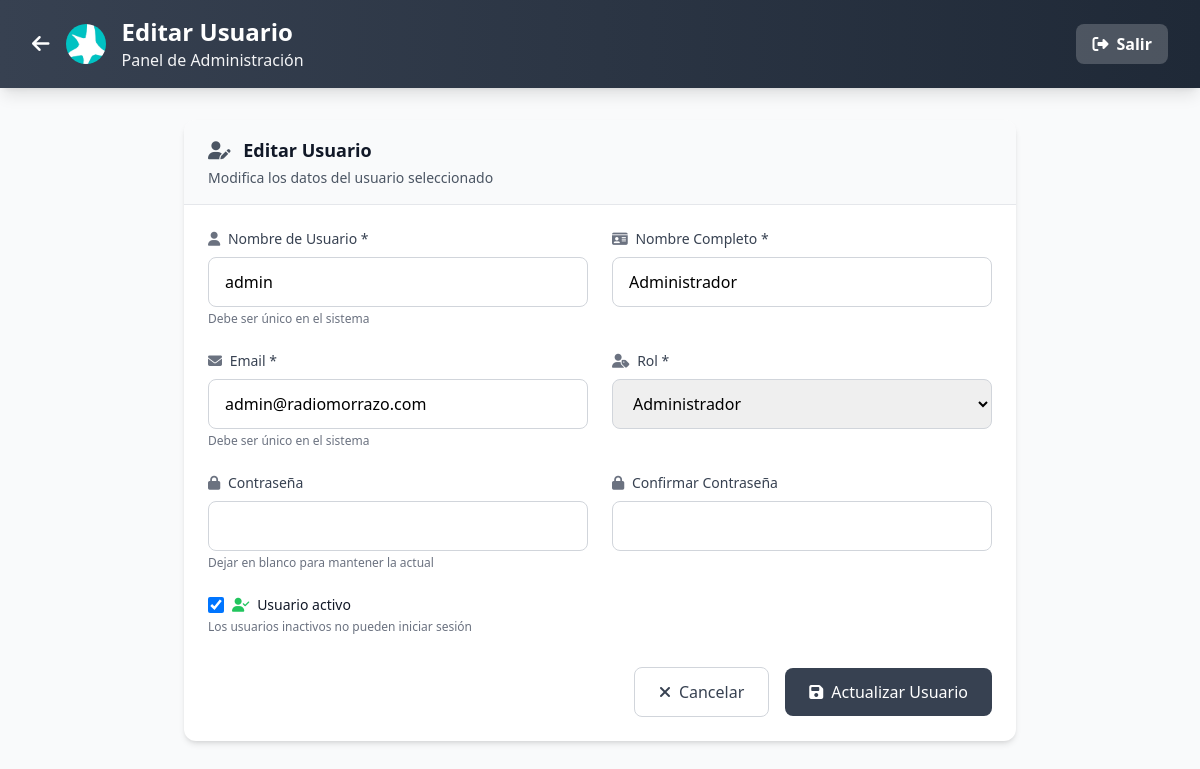
/admin/usuario_form_new.php?id=1 (signed in), run on the app's committed database.
### tables this page shows
CREATE TABLE `usuarios` (
  `id` int(11) NOT NULL,
  `username` varchar(50) NOT NULL,
  `password` varchar(255) NOT NULL,
  `nombre` varchar(100) NOT NULL,
  `email` varchar(100) NOT NULL,
  `rol` enum('admin','editor') NOT NULL DEFAULT 'editor',
  `activo` tinyint(1) NOT NULL DEFAULT 1,
  `fecha_creacion` datetime NOT NULL DEFAULT current_timestamp(),
  `ultima_actualizacion` datetime DEFAULT NULL ON UPDATE current_timestamp()
);

### admin/usuario_form_new.php (the view, shortened to what this page needs)
<?php
$conex = new database();
$con = $conex->conectar();
$editing = false;
$usuario = null;
if (isset($_GET['id'])) {
    $id = (int)$_GET['id'];
    $stmt = $con->prepare("SELECT * FROM usuarios WHERE id = ?");
    $stmt->execute([$id]);
    $usuario = $stmt->fetch(PDO::FETCH_ASSOC);
    if ($usuario) {
        $editing = true;
    } else {
        header('Location: usuarios.php');
        exit;
    }
}
?>
<!DOCTYPE html>
<html lang="es">
<head>
    <script src="https://cdn.tailwindcss.com"></script>
    <link rel="stylesheet" href="https://cdnjs.cloudflare.com/ajax/libs/font-awesome/6.4.0/css/all.min.css">
</head>
<body class="bg-gray-50">
    <header class="bg-gradient-to-r from-gray-700 to-gray-800 shadow-lg">
        <div class="max-w-7xl mx-auto px-4 sm:px-6 lg:px-8 py-4">
            <div class="flex items-center justify-between">
                <div class="flex items-center space-x-4">
                    <a href="usuarios.php" class="text-white hover:text-gray-200 transition-colors">
                        <i class="fas fa-arrow-left text-xl"></i>
                    </a>
                    <img src="../assets/images/radiomorrazo-logo.png" alt="RadioRías" class="w-10 h-10 rounded-full">
                    <div>
                        <h1 class="text-2xl font-black text-white"><?php echo $editing ? 'Editar Usuario' : 'Crear Usuario'; ?></h1>
                        <p class="text-gray-100">Panel de Administración</p>
                    </div>
                </div>
                <div class="flex items-center space-x-4">
                    <a href="../includes/salir.php" class="bg-white bg-opacity-20 hover:bg-opacity-30 text-white px-4 py-2 rounded-lg font-bold transition-all duration-300 flex items-center space-x-2">
                        <i class="fas fa-sign-out-alt"></i>
                        <span>Salir</span>
                    </a>
                </div>
            </div>
        </div>
    </header>
    <div class="max-w-4xl mx-auto px-4 sm:px-6 lg:px-8 py-8">
        <div class="bg-white rounded-xl shadow-md overflow-hidden">
            <div class="px-6 py-4 bg-gray-50 border-b border-gray-200">
                <h2 class="text-lg font-semibold text-gray-900">
                    <i class="fas fa-user-<?php echo $editing ? 'edit' : 'plus'; ?> mr-2 text-gray-600"></i>
                    <?php echo $editing ? 'Editar Usuario' : 'Crear Nuevo Usuario'; ?>
                </h2>
                <p class="text-sm text-gray-600 mt-1">
                    <?php echo $editing ? 'Modifica los datos del usuario seleccionado' : 'Completa todos los campos para crear un nuevo usuario'; ?>
                </p>
            </div>
            <form method="POST" class="p-6">
                <div class="grid grid-cols-1 md:grid-cols-2 gap-6">
                    <div>
                        <label for="username" class="block text-sm font-medium text-gray-700 mb-2">
                            <i class="fas fa-user mr-1 text-gray-500"></i>
                            Nombre de Usuario *
                        </label>
                        <input type="text" id="username" name="username"
                               value="<?php echo $editing ? htmlspecialchars($usuario['username']) : ''; ?>"
                               required
                               class="w-full px-4 py-3 border border-gray-300 rounded-lg focus:ring-2 focus:ring-gray-500 focus:border-transparent transition-colors">
                        <p class="text-xs text-gray-500 mt-1">Debe ser único en el sistema</p>
                    </div>
                    <div>
                        <label for="nombre" class="block text-sm font-medium text-gray-700 mb-2">
                            <i class="fas fa-id-card mr-1 text-gray-500"></i>
                            Nombre Completo *
                        </label>
                        <input type="text" id="nombre" name="nombre"
                               value="<?php echo $editing ? htmlspecialchars($usuario['nombre']) : ''; ?>"
                               required
                               class="w-full px-4 py-3 border border-gray-300 rounded-lg focus:ring-2 focus:ring-gray-500 focus:border-transparent transition-colors">
                    </div>
                    <div>
                        <label for="email" class="block text-sm font-medium text-gray-700 mb-2">
                            <i class="fas fa-envelope mr-1 text-gray-500"></i>
                            Email *
                        </label>
                        <input type="email" id="email" name="email"
                               value="<?php echo $editing ? htmlspecialchars($usuario['email']) : ''; ?>"
                               required
                               class="w-full px-4 py-3 border border-gray-300 rounded-lg focus:ring-2 focus:ring-gray-500 focus:border-transparent transition-colors">
                        <p class="text-xs text-gray-500 mt-1">Debe ser único en el sistema</p>
                    </div>
                    <div>
                        <label for="rol" class="block text-sm font-medium text-gray-700 mb-2">
                            <i class="fas fa-user-tag mr-1 text-gray-500"></i>
                            Rol *
                        </label>
                        <select id="rol" name="rol" required
                                class="w-full px-4 py-3 border border-gray-300 rounded-lg focus:ring-2 focus:ring-gray-500 focus:border-transparent transition-colors">
                            <option value="admin" <?php echo ($editing && $usuario['rol'] === 'admin') ? 'selected' : ''; ?>>
                                Administrador
                            </option>
                        </select>
                    </div>
                    <div>
                        <label for="password" class="block text-sm font-medium text-gray-700 mb-2">
                            <i class="fas fa-lock mr-1 text-gray-500"></i>
                            Contraseña <?php echo $editing ? '' : '*'; ?>
                        </label>
                        <input type="password" id="password" name="password"
                               <?php echo $editing ? '' : 'required'; ?>
                               class="w-full px-4 py-3 border border-gray-300 rounded-lg focus:ring-2 focus:ring-gray-500 focus:border-transparent transition-colors">
                        <p class="text-xs text-gray-500 mt-1">
                            <?php echo $editing ? 'Dejar en blanco para mantener la actual' : 'Mínimo 6 caracteres'; ?>
                        </p>
                    </div>
                    <div>
                        <label for="confirm_password" class="block text-sm font-medium text-gray-700 mb-2">
                            <i class="fas fa-lock mr-1 text-gray-500"></i>
                            Confirmar Contraseña <?php echo $editing ? '' : '*'; ?>
                        </label>
                        <input type="password" id="confirm_password" name="confirm_password"
                               <?php echo $editing ? '' : 'required'; ?>
                               class="w-full px-4 py-3 border border-gray-300 rounded-lg focus:ring-2 focus:ring-gray-500 focus:border-transparent transition-colors">
                    </div>
                </div>
                <div class="mt-6">
                    <div class="flex items-center">
                        <input type="checkbox" id="activo" name="activo"
                               <?php echo (!$editing || $usuario['activo']) ? 'checked' : ''; ?>
                               class="h-4 w-4 text-gray-600 focus:ring-gray-500 border-gray-300 rounded">
                        <label for="activo" class="ml-2 block text-sm text-gray-900">
                            <i class="fas fa-user-check mr-1 text-green-500"></i>
                            Usuario activo
                        </label>
                    </div>
                    <p class="text-xs text-gray-500 mt-1">Los usuarios inactivos no pueden iniciar sesión</p>
                </div>
                <div class="mt-8 flex items-center justify-end space-x-4">
                    <a href="usuarios.php"
                       class="px-6 py-3 border border-gray-300 rounded-lg text-gray-700 bg-white hover:bg-gray-50 font-medium transition-colors flex items-center">
                        <i class="fas fa-times mr-2"></i>
                        Cancelar
                    </a>
                    <button type="submit"
                            class="px-6 py-3 bg-gray-700 hover:bg-gray-800 text-white rounded-lg font-medium transition-colors flex items-center">
                        <i class="fas fa-<?php echo $editing ? 'save' : 'plus'; ?> mr-2"></i>
                        <?php echo $editing ? 'Actualizar Usuario' : 'Crear Usuario'; ?>
                    </button>
                </div>
            </form>
        </div>
    </div>
</body>
</html>

### data on the page
usuarios: username "admin", nombre "Administrador", email "admin@radiomorrazo.com", rol "Administrador", activo "☑"
